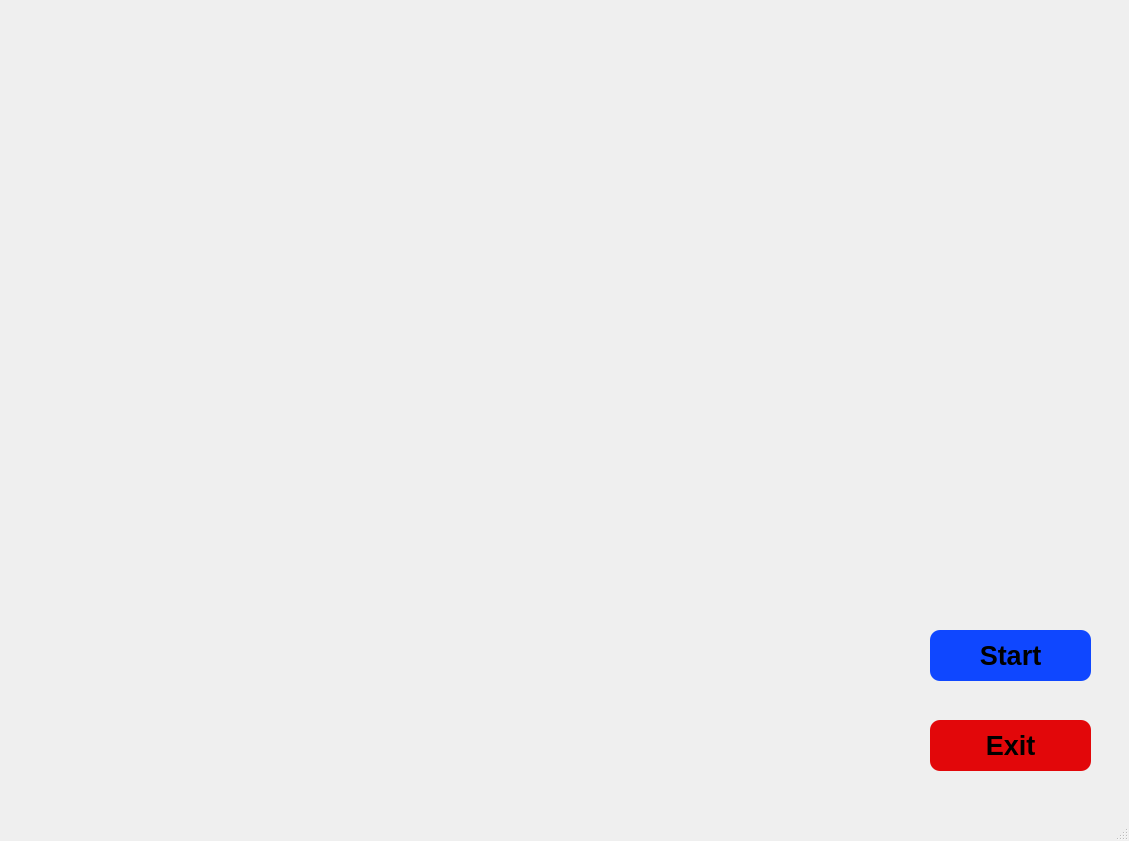
<?xml version="1.0" encoding="UTF-8"?>
<ui version="4.0">
 <class>Alex</class>
 <widget class="QMainWindow" name="Alex">
  <property name="geometry">
   <rect>
    <x>0</x>
    <y>0</y>
    <width>1129</width>
    <height>841</height>
   </rect>
  </property>
  <property name="windowTitle">
   <string>Alex</string>
  </property>
  <widget class="QWidget" name="centralwidget">
   <widget class="QLabel" name="label">
    <property name="geometry">
     <rect>
      <x>0</x>
      <y>0</y>
      <width>1131</width>
      <height>871</height>
     </rect>
    </property>
    <property name="font">
     <font>
      <pointsize>16</pointsize>
      <weight>75</weight>
      <bold>true</bold>
     </font>
    </property>
    <property name="styleSheet">
     <string notr="true"/>
    </property>
    <property name="text">
     <string/>
    </property>
    <property name="pixmap">
     <pixmap>wp2757832.gif</pixmap>
    </property>
    <property name="scaledContents">
     <bool>true</bool>
    </property>
   </widget>
   <widget class="QLabel" name="label_2">
    <property name="geometry">
     <rect>
      <x>120</x>
      <y>510</y>
      <width>191</width>
      <height>201</height>
     </rect>
    </property>
    <property name="text">
     <string/>
    </property>
    <property name="pixmap">
     <pixmap>iron-man-jarvis-gif-1.gif</pixmap>
    </property>
    <property name="scaledContents">
     <bool>true</bool>
    </property>
   </widget>
   <widget class="QLabel" name="label_3">
    <property name="geometry">
     <rect>
      <x>-10</x>
      <y>-20</y>
      <width>451</width>
      <height>221</height>
     </rect>
    </property>
    <property name="text">
     <string/>
    </property>
    <property name="pixmap">
     <pixmap>jarvis-gif-6.gif</pixmap>
    </property>
    <property name="scaledContents">
     <bool>true</bool>
    </property>
   </widget>
   <widget class="QPushButton" name="pushButton">
    <property name="geometry">
     <rect>
      <x>930</x>
      <y>630</y>
      <width>161</width>
      <height>51</height>
     </rect>
    </property>
    <property name="font">
     <font>
      <pointsize>20</pointsize>
      <weight>75</weight>
      <bold>true</bold>
     </font>
    </property>
    <property name="styleSheet">
     <string notr="true">background-color: rgb(15, 71, 255);
border-radius:10px;</string>
    </property>
    <property name="text">
     <string>Start</string>
    </property>
   </widget>
   <widget class="QPushButton" name="pushButton_2">
    <property name="geometry">
     <rect>
      <x>930</x>
      <y>720</y>
      <width>161</width>
      <height>51</height>
     </rect>
    </property>
    <property name="font">
     <font>
      <pointsize>20</pointsize>
      <weight>75</weight>
      <bold>true</bold>
     </font>
    </property>
    <property name="styleSheet">
     <string notr="true">background-color: rgb(226, 7, 10);
border-radius:10px;</string>
    </property>
    <property name="text">
     <string>Exit</string>
    </property>
   </widget>
   <widget class="QTextBrowser" name="textBrowser">
    <property name="geometry">
     <rect>
      <x>630</x>
      <y>20</y>
      <width>221</width>
      <height>61</height>
     </rect>
    </property>
    <property name="font">
     <font>
      <pointsize>24</pointsize>
      <weight>75</weight>
      <bold>true</bold>
     </font>
    </property>
    <property name="styleSheet">
     <string notr="true">background:transparent;
border-radius:none;</string>
    </property>
   </widget>
   <widget class="QTextBrowser" name="textBrowser_2">
    <property name="geometry">
     <rect>
      <x>870</x>
      <y>20</y>
      <width>221</width>
      <height>61</height>
     </rect>
    </property>
    <property name="font">
     <font>
      <pointsize>24</pointsize>
      <weight>75</weight>
      <bold>true</bold>
     </font>
    </property>
    <property name="styleSheet">
     <string notr="true">background:transparent;
border-radius:none;</string>
    </property>
   </widget>
  </widget>
  <widget class="QMenuBar" name="menubar">
   <property name="geometry">
    <rect>
     <x>0</x>
     <y>0</y>
     <width>1129</width>
     <height>26</height>
    </rect>
   </property>
  </widget>
  <widget class="QStatusBar" name="statusbar"/>
 </widget>
 <resources/>
 <connections/>
</ui>
